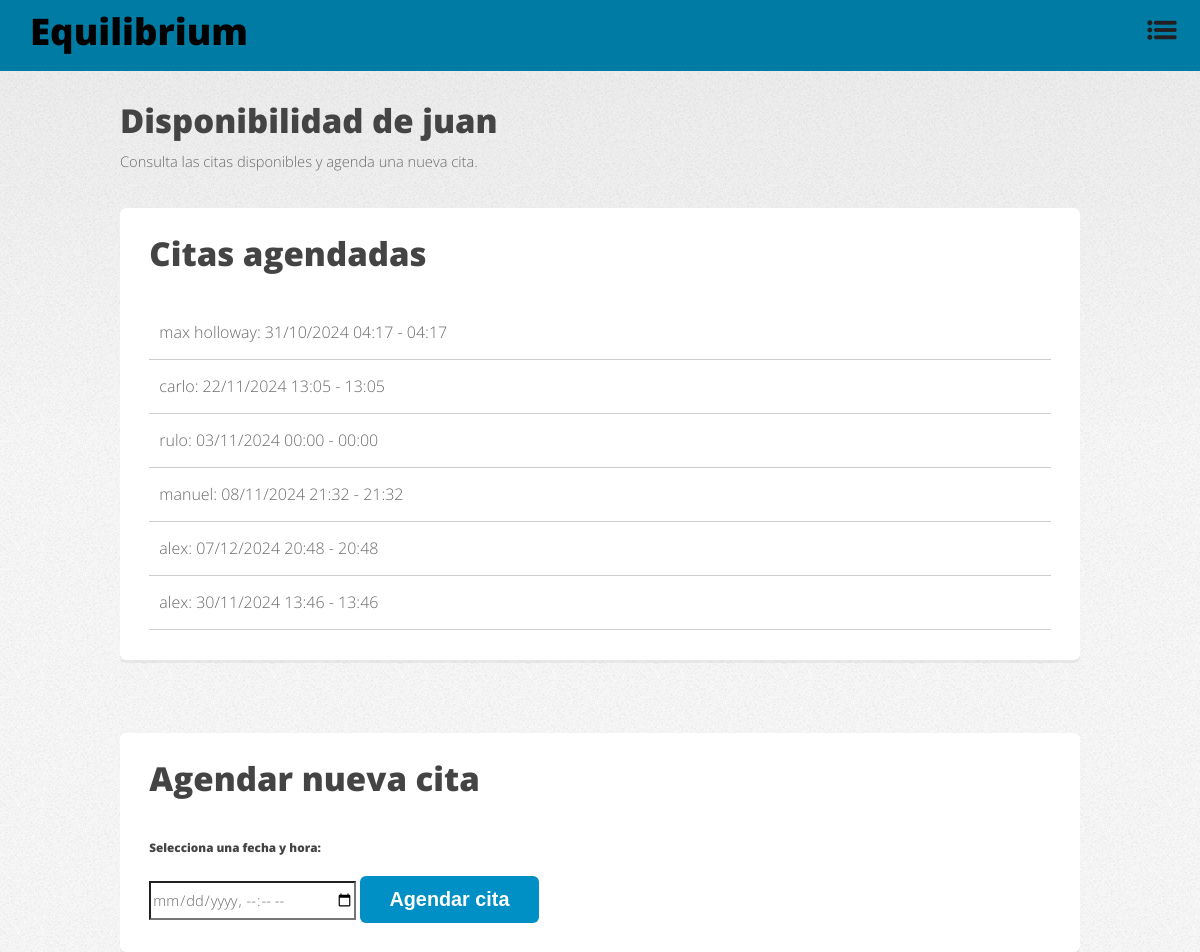
/psychologist/1/schedule/ (signed in), run on the app's committed database.
### main/models.py (models this page shows, shortened)
class Psychologist(models.Model):
    user = models.OneToOneField(User, on_delete=models.CASCADE, related_name='psychologist_profile')
    name = models.CharField(max_length=100)
    age = models.IntegerField()
    email = models.EmailField(unique=True)
    specialty = models.CharField(max_length=100)
    phone_number = models.CharField(max_length=15)
    profile_photo = models.ImageField(upload_to='profile_photos/', null=True, blank=True)
    cover_photo = models.ImageField(upload_to='cover_photos/', null=True, blank=True)

class Appointment(models.Model):
    student = models.ForeignKey('Student', on_delete=models.CASCADE)
    psychologist = models.ForeignKey('Psychologist', on_delete=models.CASCADE)
    start_time = models.DateTimeField()
    end_time = models.DateTimeField()

class Student(models.Model):
    user = models.OneToOneField(User, on_delete=models.CASCADE, related_name='student_profile')
    name = models.CharField(max_length=100)
    age = models.IntegerField()
    email = models.EmailField(unique=True)
    student_number = models.CharField(max_length=20, unique=True)
    location = models.CharField(max_length=100)
    profile_photo = models.ImageField(upload_to='profile_photos/', null=True, blank=True)
    psychologist = models.ForeignKey(
        Psychologist,
        on_delete=models.SET_NULL,
        null=True,
        blank=True,
        related_name='assigned_students'
    )

### main/views.py (the view, shortened to what this page needs)
# urls.py: path('psychologist/<int:psychologist_id>/schedule/', views.psychologist_schedule, name='psychologist_schedule'),
@login_required
def psychologist_schedule(request, psychologist_id):
    psychologist = get_object_or_404(Psychologist, id=psychologist_id)
    appointments = Appointment.objects.filter(psychologist=psychologist)
    if hasattr(request.user, 'student_profile'):
        student = request.user.student_profile
    else:
        return render(request, 'psychologist_schedule.html', {
            'psychologist': psychologist,
            'appointments': appointments,
            'error': 'Solo los estudiantes pueden agendar citas.'
        })

### main/templates/psychologist_schedule.html (shortened to what this page needs)
<!DOCTYPE html>
<html lang="es">
<head>
    {% load static %}
    <link rel="stylesheet" href="{% static 'css/fontawesome-all.min.css' %}">
    <link rel="stylesheet" href="{% static 'css/main.css' %}">
</head>
<body class="is-preload">
    <div id="page-wrapper">
        <div class="blue-bar">
            <h1 id="logo"><a href="{% url 'home' %}">Equilibrium</a></h1>
            <nav id="nav">
                <ul>
                    <li class="dropdown">
                        <a href="javascript:void(0)" class="dropbtn">
                            <img src="{% static 'img/menu-icon.png' %}" alt="Menú" class="menu-icon">
                        </a>
                    </li>
                </ul>
            </nav>
        </div>
        <section id="main" class="container">
            <header class="major">
                <br>
                <h2>Disponibilidad de {{ psychologist.name }}</h2>
                <p>Consulta las citas disponibles y agenda una nueva cita.</p>
            </header>
            <section class="box special">
                <h2>Citas agendadas</h2>
                {% for appointment in appointments %}
                <div class="appointment-item">
                    <span>{{ appointment.student.name }}: {{ appointment.start_time|date:"d/m/Y H:i" }} - {{ appointment.end_time|date:"H:i" }}</span>
                </div>
                {% empty %}
                <p>No hay citas agendadas para este psicólogo.</p>
                {% endfor %}
            </section>
            <section class="box special">
                <h2>Agendar nueva cita</h2>
                <form method="POST">
                    <label for="date">Selecciona una fecha y hora:</label>
                    <input type="datetime-local" name="date" required>
                    <button type="submit" class="button primary">Agendar cita</button>
                </form>
            </section>
        </section>
    </div>
</body>
</html>

### main/static/css/main.css (style rules this page uses)
html, body, div, span, applet, object, iframe, h1, h2, h3, h4, h5, h6, p, blockquote, pre, a, abbr, acronym, address, big, cite, code, del, dfn, em, img, ins, kbd, q, s, samp, small, strike, strong, sub, sup, tt, var, b, u, i, center, dl, dt, dd, ol, ul, li, fieldset, form, label, legend, table, caption, tbody, tfoot, thead, tr, th, td, article, aside, canvas, details, embed, figure, figcaption, footer, header, hgroup, menu, nav, output, ruby, section, summary, time, mark, audio, video { margin: 0; padding: 0; border: 0; font-size: 100%; font: inherit; vertical-align: baseline; }
article, aside, details, figcaption, figure, footer, header, hgroup, menu, nav, section { display: block; }
body { line-height: 1; }
ol, ul { list-style: none; }
body { -webkit-text-size-adjust: none; }
input, select, textarea { -moz-appearance: none; -webkit-appearance: none; -ms-appearance: none; appearance: none; }
html { box-sizing: border-box; }
*, *:before, *:after { box-sizing: inherit; }
body { background-image: -moz-linear-gradient(top, rgba(0, 0, 0, 0.05), rgba(0, 0, 0, 0)), url("images/bg01.png"); background-image: -webkit-linear-gradient(top, rgba(0, 0, 0, 0.05), rgba(0, 0, 0, 0)), url("images/bg01.png"); background-image: -ms-linear-gradient(top, rgba(0, 0, 0, 0.05), rgba(0, 0, 0, 0)), url("images/bg01.png"); background-image: linear-gradient(top, rgba(0, 0, 0, 0.05), rgba(0, 0, 0, 0)), url("images/bg01.png"); background-color: #f7f7f7; background-position: top left, top left; background-repeat: repeat-x, repeat; background-size: 100% 30em, auto; font-family: 'Open Sans', sans-serif; font-size: 13pt; color: #696969; font-weight: 300; line-height: 2.25em; }
body.is-preload *, body.is-preload *:before, body.is-preload *:after { -moz-animation: none !important; -webkit-animation: none !important; -ms-animation: none !important; animation: none !important; -moz-transition: none !important; -webkit-transition: none !important; -ms-transition: none !important; transition: none !important; }
input, select, textarea { font-family: 'Open Sans', sans-serif; font-size: 13pt; color: #696969; font-weight: 300; line-height: 2.25em; }
a { color: #0090c5; text-decoration: underline; }
h1, h2, h3, h4, h5, h6 { color: #444; font-weight: 800; }
h1 a, h2 a, h3 a, h4 a, h5 a, h6 a { color: inherit; text-decoration: none; outline: 0; }
h2 { font-size: 2.25em; margin: 0 0 1.1em 0; line-height: 1em; }
p, ul, ol, dl, table { margin-bottom: 2em; }
.container { margin: 0 auto; max-width: 100%; width: 1400px; }
@media screen and (max-width: 1680px) { .container { width: 1200px; } }
@media screen and (max-width: 1280px) { .container { width: 960px; } }
section, article { margin-bottom: 5em; }
section > :last-child, article > :last-child, section:last-child, article:last-child { margin-bottom: 0; }
header { margin: 0 0 2em 0; }
header h2, header h3 { margin: 0 0 0.25em 0; }
header p { margin: 0; }
form label { display: block; font-weight: 800; margin: 0 0 1em 0; font-size: 0.8em; color: #444; }
input[type="button"], input[type="submit"], input[type="reset"], button, .button { -moz-transition: background-color .25s ease-in-out; -webkit-transition: background-color .25s ease-in-out; -ms-transition: background-color .25s ease-in-out; transition: background-color .25s ease-in-out; -webkit-appearance: none; position: relative; display: inline-block; background: #0090c5; color: #fff; text-decoration: none; border-radius: 6px; font-weight: 800; outline: 0; border: 0; cursor: pointer; font-size: 1.35em; padding: 0.6em 1.5em; }
ul { list-style: disc; padding-left: 1em; }
ul li { padding-left: 0.5em; }
.box { background: #fff; border-radius: 6px; box-shadow: 0px 3px 0px 0px rgba(0, 0, 0, 0.05); padding: 2em; }
#nav { position: absolute; right: 0; top: 0; font-size: 0.9em; }
#nav ul { list-style: none; padding-left: 0; }
#nav ul li { float: left; line-height: 4.5em; padding-left: 1.5em; }
#nav ul li a, #nav ul li span { -moz-transition: background-color .25s ease-in-out; -webkit-transition: background-color .25s ease-in-out; -ms-transition: background-color .25s ease-in-out; transition: background-color .25s ease-in-out; font-weight: 800; letter-spacing: 0.025em; color: #696969; text-decoration: none; border-radius: 6px; padding: 0.5em 1em 0.5em 1em; }
@media screen and (max-width: 1680px) { body, input, select, textarea { font-size: 12pt; } }
@media screen and (max-width: 1280px) { body, input, select, textarea { font-size: 11pt; } }

### data on the page
Psychologist: name "juan"
Appointment: student.name "max holloway", start_time "31/10/2024 04:17", end_time "04:17"
Appointment: student.name "carlo", start_time "22/11/2024 13:05", end_time "13:05"
Appointment: student.name "rulo", start_time "03/11/2024 00:00", end_time "00:00"
Appointment: student.name "manuel", start_time "08/11/2024 21:32", end_time "21:32"
Appointment: student.name "alex", start_time "07/12/2024 20:48", end_time "20:48"
Appointment: student.name "alex", start_time "30/11/2024 13:46", end_time "13:46"
